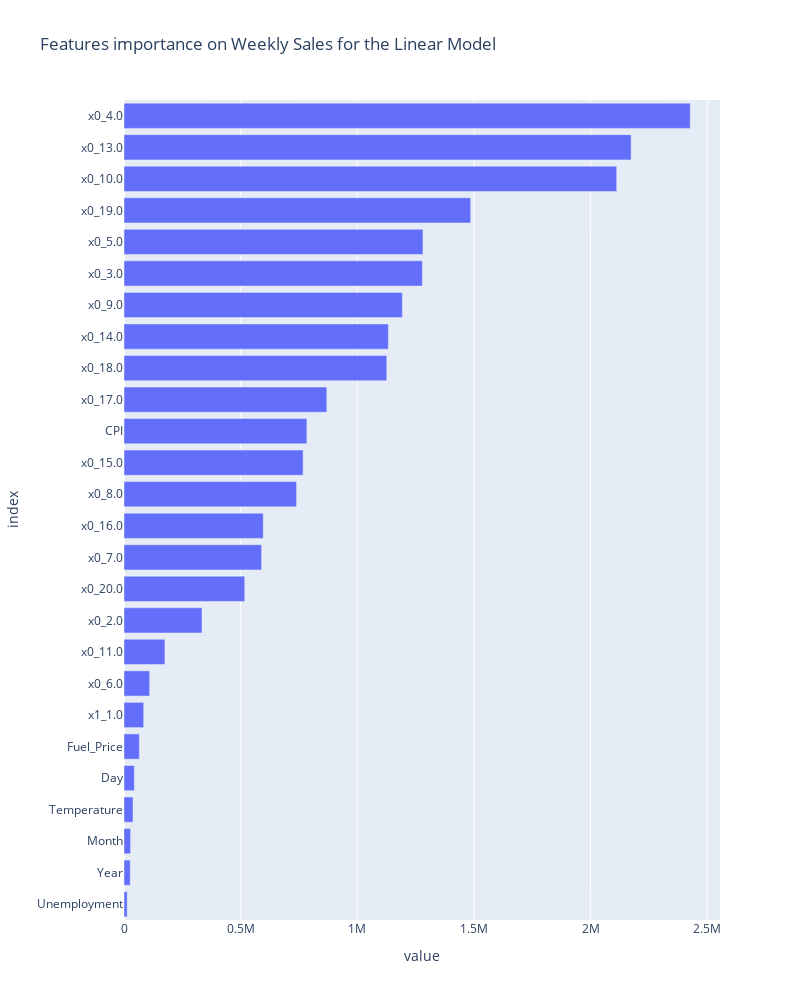

The notebook cell saved with this chart:
### Code cell
# Plot coefficients
fig = px.bar(feature_importance, orientation = 'h', title="Features importance on Weekly Sales for the Linear Model")
fig.update_layout(showlegend = False, height=1000, width=800, margin = {'l': 120}) # to avoid cropping of column names               
fig.show()

### Figure 1 — Plotly figure (JSON) as saved in the notebook; plotly's stock layout.template omitted (floating-point values rounded to 4 significant figures)
{"data": [{"alignmentgroup": "True", "hovertemplate": "variable=coefficients<br>value=%{x}<br>index=%{y}<extra></extra>", "legendgroup": "coefficients", "marker": {"color": "#636efa", "pattern": {"shape": ""}}, "name": "coefficients", "offsetgroup": "coefficients", "orientation": "h", "showlegend": true, "textposition": "auto", "type": "bar", "x": [13820.0, 26590.0, 28300.0, 38660.0, 44280.0, 65640.0, 84330.0, 110000.0, 175400.0, 334300.0, 517500.0, 589600.0, 596900.0, 739600.0, 767700.0, 783800.0, 869300.0, 1126000.0, 1133000.0, 1193000.0, 1279000.0, 1281000.0, 1486000.0, 2112000.0, 2174000.0, 2427000.0], "xaxis": "x", "y": ["Unemployment", "Year", "Month", "Temperature", "Day", "Fuel_Price", "x1_1.0", "x0_6.0", "x0_11.0", "x0_2.0", "x0_20.0", "x0_7.0", "x0_16.0", "x0_8.0", "x0_15.0", "CPI", "x0_17.0", "x0_18.0", "x0_14.0", "x0_9.0", "x0_3.0", "x0_5.0", "x0_19.0", "x0_10.0", "x0_13.0", "x0_4.0"], "yaxis": "y"}], "layout": {"barmode": "relative", "height": 1000, "legend": {"title": {"text": "variable"}, "tracegroupgap": 0}, "margin": {"l": 120}, "showlegend": false, "title": {"text": "Features importance on Weekly Sales for the Linear Model"}, "width": 800, "xaxis": {"anchor": "y", "domain": [0, 1], "title": {"text": "value"}}, "yaxis": {"anchor": "x", "domain": [0, 1], "title": {"text": "index"}}}}
